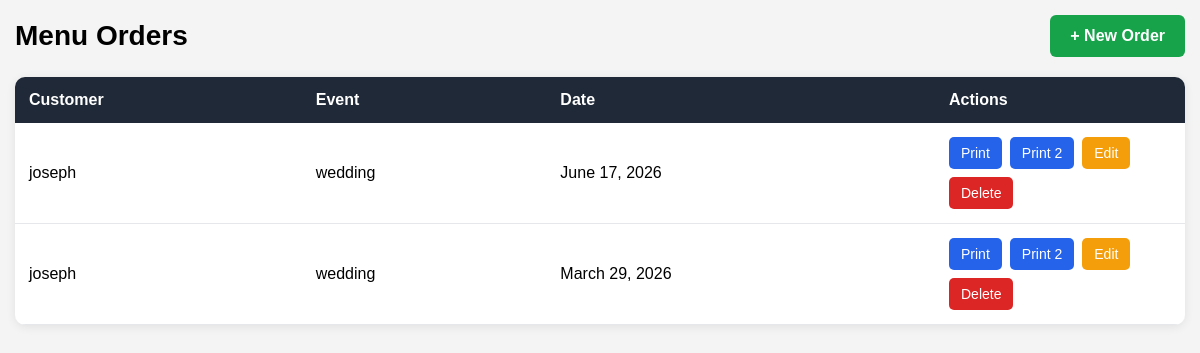
Before: / with the older database file.
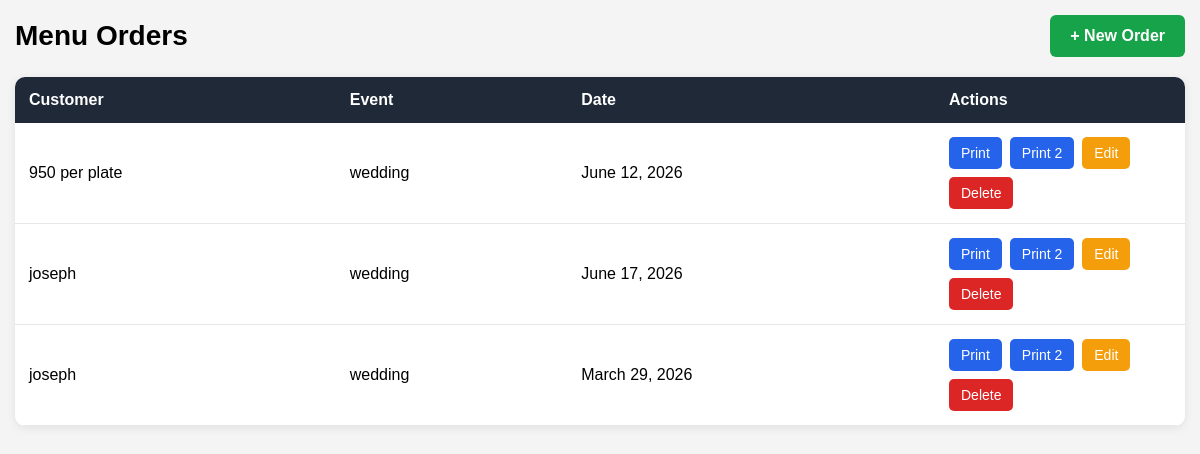
After: the same page with the newer database file.
### orders/models.py (models this page shows, shortened)
class MenuOrder(models.Model):
    customer_name = models.CharField(max_length=100)
    event_name = models.CharField(max_length=100, blank=True)
    event_date = models.DateField()
    created_at = models.DateTimeField(auto_now_add=True)

### orders/views.py (the view)
# urls.py: 2. Add a URL to urlpatterns:  path('', views.home, name='home')
def home(request):
    orders = MenuOrder.objects.order_by("-id")
    return render(
        request,
        "home.html",
        {
            "orders": orders
        }
    )

### templates/home.html (shortened to what this page needs)
<!DOCTYPE html>
<html lang="en">
<head>
</head>
<body>
<div class="container">
    <div class="header">
        <h1>Menu Orders</h1>
        <a href="{% url 'new_order' %}" class="new-btn">
            + New Order
        </a>
    </div>
    {% if orders %}
    <div class="table-wrapper">
        <table>
            <thead>
                <tr>
                    <th>Customer</th>
                    <th>Event</th>
                    <th>Date</th>
                    <th width="250">Actions</th>
                </tr>
            </thead>
            <tbody>
            {% for order in orders %}
                <tr>
                    <td>
                        {{ order.customer_name }}
                    </td>
                    <td>
                        {{ order.event_name }}
                    </td>
                    <td>
                        {{ order.event_date }}
                    </td>
                    <td>
                        <div class="actions">
                            <a href="/print/{{ order.id }}/"
                               class="btn print">
                                Print
                            </a>
                            <a href="/print2/{{ order.id }}/"
                               class="btn print">
                                Print 2
                            </a>
                            <a href="/edit/{{ order.id }}/"
                               class="btn edit">
                                Edit
                            </a>
                            <a href="/delete/{{ order.id }}/"
                               class="btn delete">
                                Delete
                            </a>
                        </div>
                    </td>
                </tr>
            {% endfor %}
            </tbody>
        </table>
    </div>
    {% else %}
    <div class="empty">
        <h3>No Orders Created Yet</h3>
    </div>
    {% endif %}
</div>
</body>
</html>

### templates/home.html (style rules this page uses)
* { margin:0; padding:0; box-sizing:border-box; }
body { font-family:Arial,sans-serif; background:#f4f4f4; padding:15px; }
.container { max-width:1200px; margin:auto; }
.header { display:flex; justify-content:space-between; align-items:center; margin-bottom:20px; gap:10px; flex-wrap:wrap; }
.header h1 { font-size:28px; }
.new-btn { background:#16a34a; color:white; text-decoration:none; padding:12px 20px; border-radius:6px; font-weight:bold; }
.table-wrapper { background:white; border-radius:10px; overflow:hidden; box-shadow:0 2px 10px rgba(0,0,0,.08); }
table { width:100%; border-collapse:collapse; }
th { background:#1f2937; color:white; text-align:left; padding:14px; }
td { padding:14px; border-bottom:1px solid #e5e7eb; }
.actions { display:flex; gap:8px; flex-wrap:wrap; }
.btn { text-decoration:none; color:white; padding:8px 12px; border-radius:5px; font-size:14px; }
.print { background:#2563eb; }
.edit { background:#f59e0b; }
.delete { background:#dc2626; }

Changed rows visible on the page:
added MenuOrder: customer_name "950 per plate", event_name "wedding", event_date "June 12, 2026"
